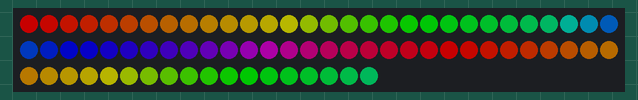
Bench run of a sketch on a simulated Arduino Uno, built with avr-gcc and run on an emulated ATmega328P. Parts: 78 RGB LEDs in strip order, left to right, continuing on the next row. Dim RGB values are drawn brighter than linear.

Above: at 0.08 s.
At 4.73 s:
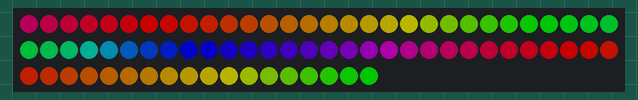
At 9.37 s:
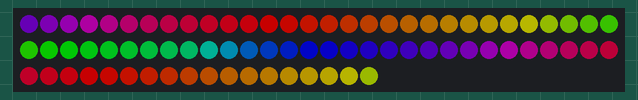
At 18.81 s:
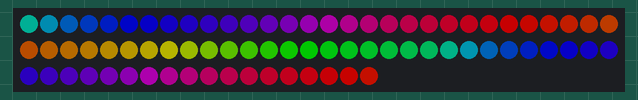
At 28.25 s:
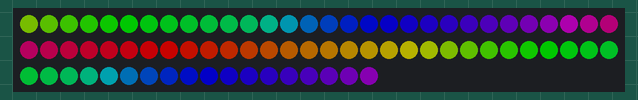
At 37.69 s:
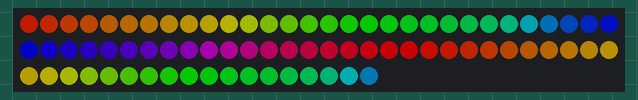

The sketch:

FastLed_Rainbow_ARDUINO_BACKUP.ino
```cpp
#define NUM_LEDS 78
#define LED_PIN 13
#define LIMIT 1000
#define POT_PIN 4
#define BUT_PIN 6


#include "FastLED.h"

struct CRGB leds[NUM_LEDS];

unsigned short int LED_COUNT = NUM_LEDS;

int ihue = 0;
unsigned short int fade_delay = 150;
String alph_l = "0123456789abcdef";
byte alph_n[16] = {0, 1, 2, 3, 4, 5, 6, 7, 8, 9, 10, 11, 12, 13, 14, 15};
byte pix_num;
byte brightness = 100;

byte idex;


void one_color_all(int cred, int cgrn, int cblu) {       //-SET ALL LEDS TO ONE COLOR
  for (int i = 0 ; i < LED_COUNT; i++ ) {
    leds[i].setRGB( cred, cgrn, cblu);
  }
  LEDS.show();
  //one_color_all(255, 255, 255);
}

void rainbow_fade() {                         //-m2-FADE ALL LEDS THROUGH HSV RAINBOW
  ihue++;
  if (ihue > 255) {
    ihue = 0;
  }
  for (int idex = 0 ; idex < NUM_LEDS; idex++ ) {
    leds[idex] = CHSV(ihue, 255, 255);

  }
  LEDS.show();
  delay(fade_delay);
}


void better()
{
  ihue -= 1;
  fill_rainbow( leds, LED_COUNT, ihue );
  LEDS.show();
  delay(fade_delay);
}

void rainbow_self()
{

  for (int idex = 0 ; idex < NUM_LEDS; idex++ ) {
    leds[idex] = CHSV(ihue, 255, 255);

    ihue++;
    if (ihue > 255) {
      ihue = 0;
    }
  }

  LEDS.show();
  delay(10);
}


void rainbow_loop() {                        //-m3-LOOP HSV RAINBOW

  ihue = ihue + 10;
  if (idex >= LED_COUNT) {
    idex = 0;
  }
  if (ihue > 255) {
    ihue = 0;
  }
  leds[idex] = CHSV(ihue, 255, 255);
  LEDS.show();
  idex++;
  delay(fade_delay);
}

void pulse_one_color_all_rev() {           //-m11-PULSE SATURATION ON ALL LEDS TO ONE COLOR
  byte isat;

  bool bouncedirection = 0;
  if (bouncedirection == 0) {
    isat++;
    if (isat >= 255) {
      bouncedirection = 1;
    }
  }
  if (bouncedirection == 1) {
    isat = isat - 1;
    if (isat <= 1) {
      bouncedirection = 0;
    }
  }
  for (int idex = 0 ; idex < LED_COUNT; idex++ ) {
    leds[idex] = CHSV(255, isat, 255);
  }
  LEDS.show();
}


void setup() {
  // put your setup code here, to run once:


  LEDS.addLeds<WS2812B, LED_PIN, GRB>(leds, NUM_LEDS);  // настройки для нашей ленты (ленты на WS2811, WS2812, WS2812B)
  one_color_all(0, 0, 0);
  LEDS.setBrightness(brightness);
  pinMode(POT_PIN, INPUT);
  pinMode(LED_PIN, OUTPUT);
  pinMode(BUT_PIN, INPUT_PULLUP);
}

void loop() {
  // put your main code here, to run repeatedly:
  //rainbow_fade();
  better();
  //rainbow_loop();
  //pulse_one_color_all_rev();
  //rainbow_self();
}
```
